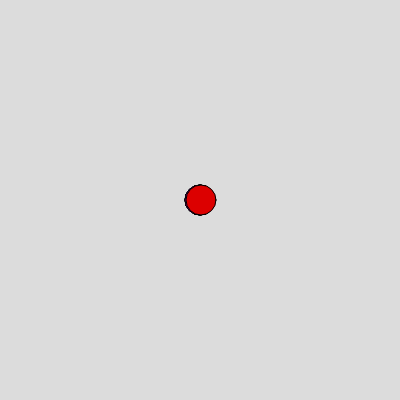
Frame 1 (no input)
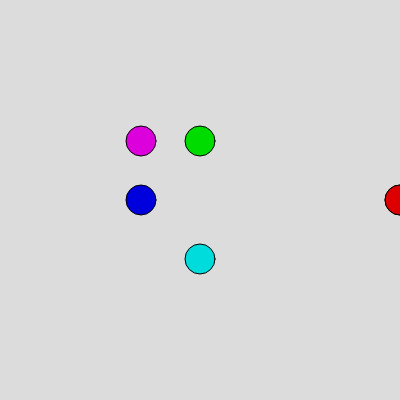
Frame 60 (no input)
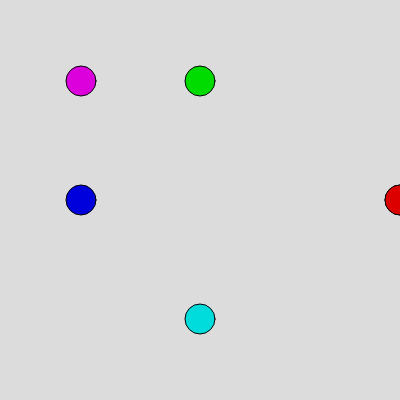
Frame 120 (the mouse pressed at the canvas centre since frame 60)

The p5.js sketch that drew these frames (run headless with seeded random() and noise() and a simulated clock; from frame 60 on, the mouse is pressed at the canvas centre):

// p5.js sketch
// ── sketch.js
let canvasxy = 400;
let circle1x = canvasxy / 2;
let circle1y = canvasxy / 2;
let circle2x = canvasxy / 2;
let circle2y = canvasxy / 2;
let circle3x= canvasxy / 2;
let circle3y= canvasxy / 2;
let circle4x= canvasxy / 2;
let circle4y= canvasxy / 2;

let circle5x= canvasxy /2 ;
let circle5y= canvasxy/2;

let redspeed = 1;

// make these variables global by placing them outside the 2 functions
function setup() {
  createCanvas(canvasxy, canvasxy);
  background(220);
  console.log("Moving Circles");
}

function draw() {
  //Part 1: Move a circle from the middle of the screen to the right side of the screen
 background(220);
  
// RED
  fill(220,0,0);
  circle(circle1x, circle1y, 30);
  //circle(x, y, d)
  circle1x= circle1x + redspeed;
  // using ++ instead of x=x+1
  if (circle1x > canvasxy) {
    circle1x = canvasxy ;
  }

// Part 2: Add 3 more, 1 moving left, 1 moving up, 1 moving down

// BLUE
  fill(0,0,220) 
  circle(circle2x, circle2y, 30); 
 circle2x = circle2x - 1;
   if (circle2x < 0) {
    circle2x = 0 ;
  } 
  
fill(0,220,0) 
  circle(circle3x, circle3y, 30); 
 circle3y = circle3y - 1;
   if (circle3y < 0) {
    circle3y = 0 ;
  } 
  
  fill(0,220,220) 
  circle(circle4x, circle4y, 30); 
 circle4y = circle4y + 1;
   if (circle4y > canvasxy) {
    circle4y = canvasxy ;
  } 

 //Part 3: Add 4 more, 1 moving towards each of the 4 corners of the canvas.

  fill(220,0,220) 
  circle(circle5x, circle5y, 30); 
 circle5x = circle5x - 1;
  circle5y = circle5y -1;
   if (circle5x < 0) {
    circle5x = 0 ;
     circle5y = 0;
  } 

  //Part 4: Make one of your circles move 10 times faster.
 
  redspeed = 10;
  // RED
  fill(220,0,0);
  circle(circle1x, circle1y, 30);
  //circle(x, y, d)
  circle1x= circle1x + redspeed;
  // using ++ instead of x=x+1
  if (circle1x > canvasxy) {
    circle1x = canvasxy ;
  }

  
}
